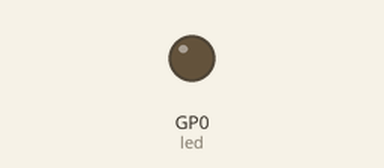
A program run on a simulated Raspberry Pi Pico running MicroPython. Shown: output pins drawn as LEDs (lit = HIGH).

Above: at 1.0 s.
At 7.0 s:
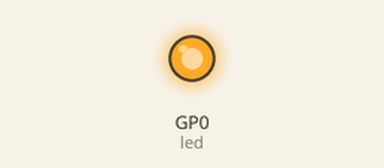
Timing chart, 0 to 15.6 s (numbered marks = the images above):
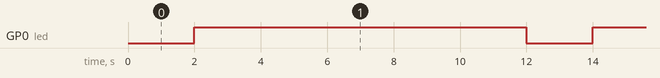

Measured:
- by itself, GP0 (led): alternates HIGH for 10.0 s and LOW for 2.0 s

The program:

code.py
```python
from machine import Pin
import time

# Initialization of GPIO0 as output
led = Pin(0, Pin.OUT)

# switching on/of the LED
while True:
    led.value(0)
    time.sleep(2)
    led.value(1)
    time.sleep(10)
```
